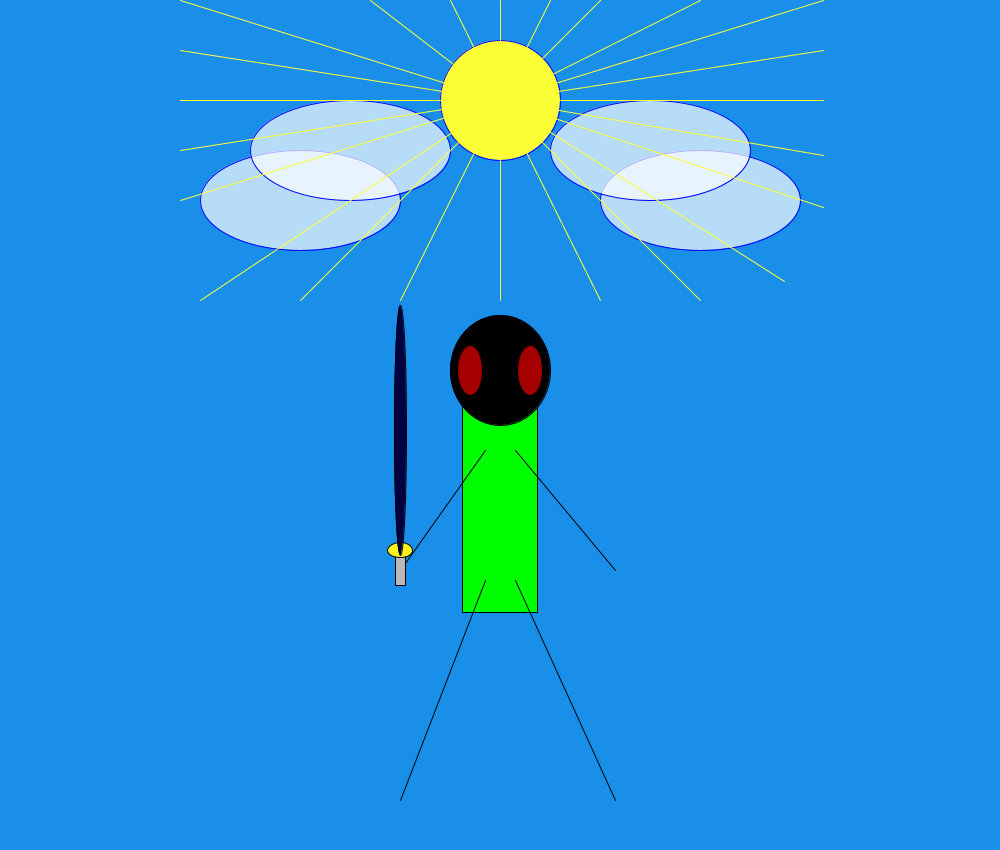
Frame 1 (no input)
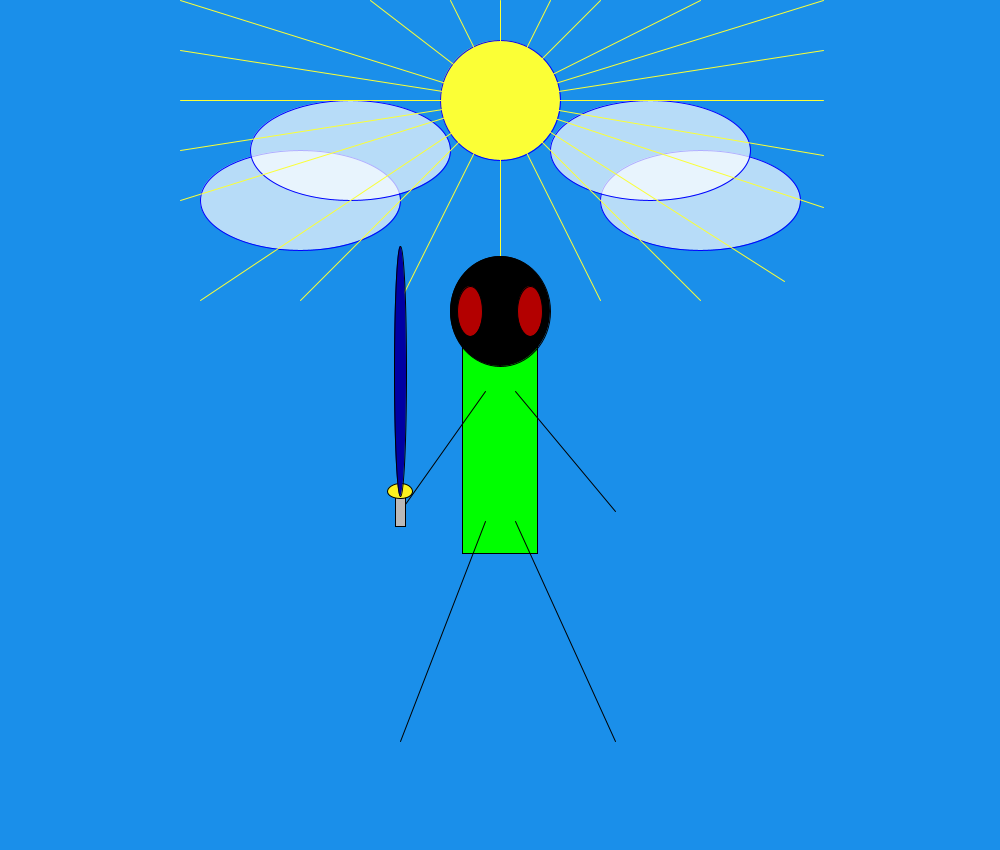
Frame 60 (the mouse pressed at the canvas centre just before this capture)
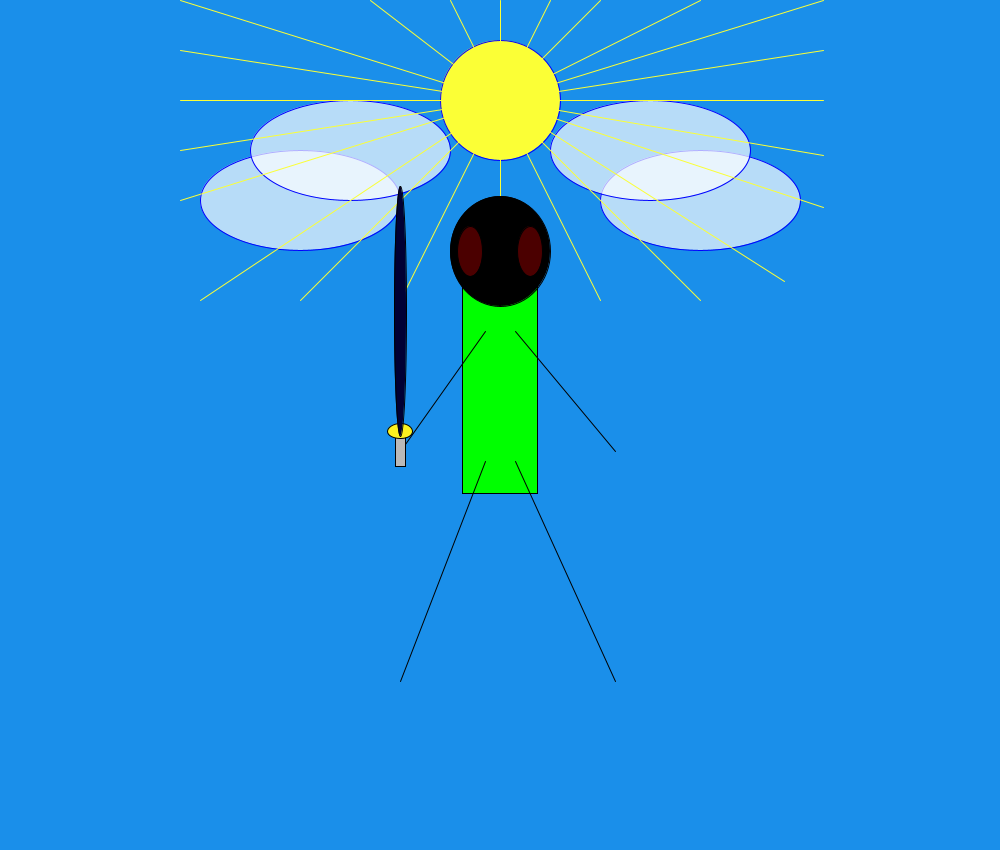
Frame 120 (the mouse held since frame 60 and released just before this capture)

The Processing sketch that drew these frames (run headless with seeded random() and noise(); from frame 60 on, the mouse is pressed at the canvas centre):

// Processing sketch: processing_67769
// ── processing_67769.pde


int zoogX = 500;
int zoogY = 500;



void setup(){ 
  size(1000,850);
 
  smooth();
}

void draw(){
  println(mouseX + "," + mouseY);
   background(26,143,234);
//Clouds
fill(255,255,255,175);
stroke(0,0,255);
ellipse(300,200,200,100);
ellipse(700,200,200,100);
ellipse(350,150,200,100);
ellipse(650,150,200,100);

//Sun
fill(251,255,54);
stroke(0,0,255);
ellipse(500,100,120,120);
stroke(251,255,54);

//Right
line(500,100,600,300);
line(500,100,400,300);
line(500,100,500,300);
line(500,100,700,300);
line(500,100,784,281);
line(500,100,823,207);
line(500,100,823,155);
line(500,100,823,100);
line(500,100,823,50);
line(500,100,823,0);
line(500,100,700,0);
line(500,100,600,0);
line(500,100,550,0);




//Left
line(500,100,300,300);
line(500,100,200,300);
line(500,100,180,200);
line(500,100,180,100);
line(500,100,180,150);
line(500,100,180,50);
line(500,100,180,0);
line(500,100,370,0);
line(500,100,450,0);
line(500,100,500,0);

  
fill(0,255,0);
stroke(0,0,0);


//Body
rectMode(CENTER);
  rect(zoogX,zoogY,75,224);
  
//Head
fill(0);
ellipseMode(CENTER);
  ellipse(zoogX,zoogY-130,100,110);
  
//Eyes
fill (random (0,255), 0, 0);
ellipseMode(CENTER);
  ellipse(zoogX-30,zoogY-130,25,50);
ellipseMode(CENTER);
  ellipse(zoogX+30,zoogY-130,25,50);
  
//Legs  
line(zoogX+15,zoogY+80,zoogX+115,zoogY+300);
line(zoogX-15,zoogY+80,zoogX-100,zoogY+300);

//Arms
line(zoogX+15,zoogY-50,zoogX+115,zoogY+70);
line(zoogX-15,zoogY-50,zoogX-100,zoogY+70);
fill(185,185,185);

//LightSaber
rect(zoogX-100,zoogY+70,10,30);
fill(252,242,31);
ellipse(zoogX-100,zoogY+50,25,15);
fill(0, 0, random(0,255));
ellipse(zoogX-100,zoogY-70,12,250);

zoogY -= 1;
}
